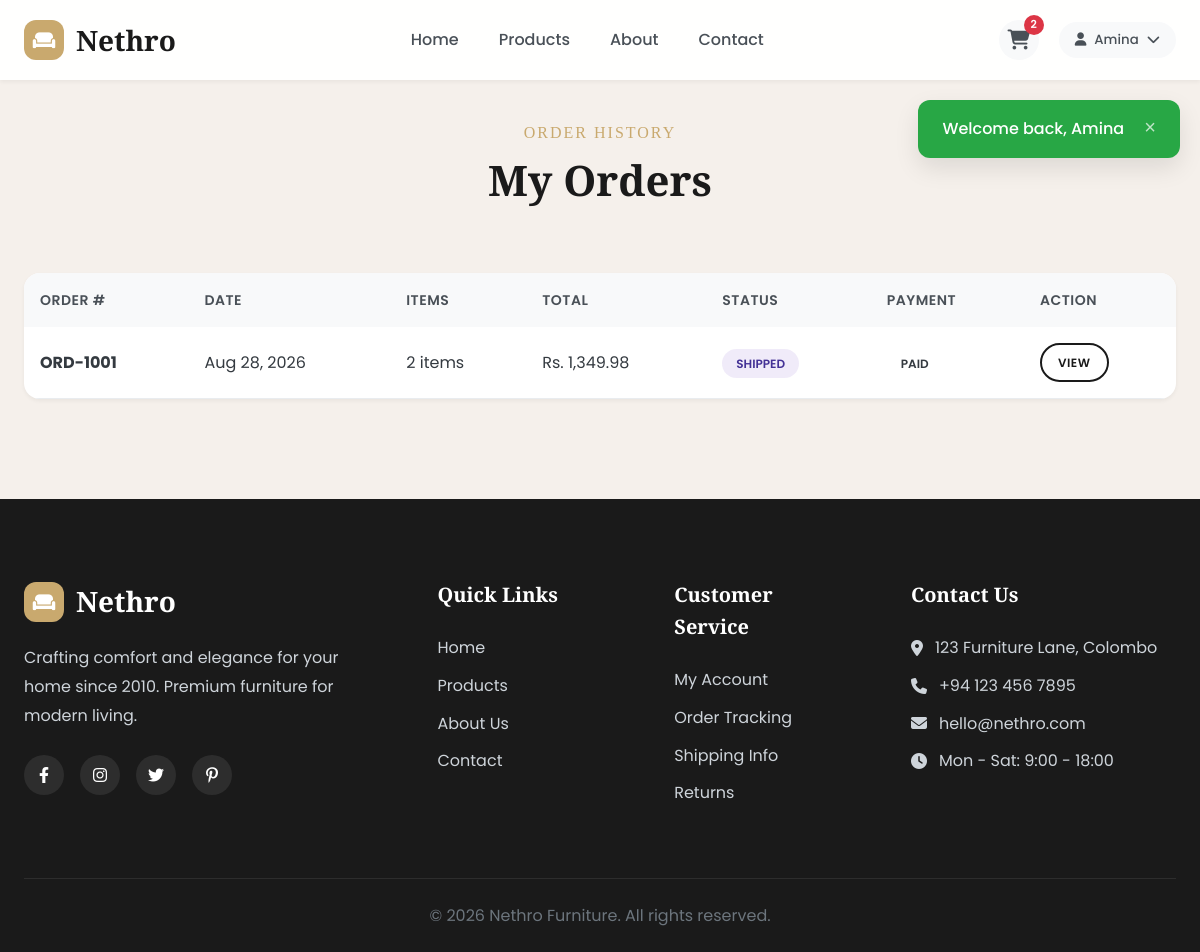
Screenshot of /orders.php (signed in) with the database file from the repository.
### tables this page shows
CREATE TABLE users (
    id INT AUTO_INCREMENT PRIMARY KEY,
    first_name VARCHAR(50) NOT NULL,
    last_name VARCHAR(50) NOT NULL,
    email VARCHAR(100) UNIQUE NOT NULL,
    password VARCHAR(255) NOT NULL,
    phone VARCHAR(20),
    address TEXT,
    city VARCHAR(50),
    created_at TIMESTAMP DEFAULT CURRENT_TIMESTAMP,
    updated_at TIMESTAMP DEFAULT CURRENT_TIMESTAMP ON UPDATE CURRENT_TIMESTAMP
);

CREATE TABLE orders (
    id INT AUTO_INCREMENT PRIMARY KEY,
    user_id INT NOT NULL,
    order_number VARCHAR(20) UNIQUE NOT NULL,
    total_amount DECIMAL(10,2) NOT NULL,
    discount_amount DECIMAL(10,2) DEFAULT 0.00,
    final_amount DECIMAL(10,2) NOT NULL,
    status ENUM('pending', 'processing', 'shipped', 'delivered', 'cancelled') DEFAULT 'pending',
    payment_status ENUM('pending', 'paid', 'partial', 'failed') DEFAULT 'pending',
    payment_method ENUM('full', 'installment') NOT NULL,
    shipping_address TEXT NOT NULL,
    shipping_city VARCHAR(50) NOT NULL,
    shipping_phone VARCHAR(20) NOT NULL,
    notes TEXT,
    created_at TIMESTAMP DEFAULT CURRENT_TIMESTAMP,
    updated_at TIMESTAMP DEFAULT CURRENT_TIMESTAMP ON UPDATE CURRENT_TIMESTAMP,
    FOREIGN KEY (user_id) REFERENCES users(id) ON DELETE CASCADE
);

### includes/db.php (called while the page is built, shortened)
<?php
$conn = new mysqli(DB_HOST, DB_USER, DB_PASS, DB_NAME);
$conn->set_charset("utf8mb4");
function executeQuery($sql, $types = "", $params = []) {
    global $conn;
    $stmt = $conn->prepare($sql);
    if ($types && !empty($params)) {
        $stmt->bind_param($types, ...$params);
    }
    if (!$stmt->execute()) {
        trigger_error('DB execute failed: ' . $stmt->error, E_USER_WARNING);
    }
    return $stmt;
}
function fetchOne($sql, $types = "", $params = []) {
    $stmt = executeQuery($sql, $types, $params);
    $result = $stmt->get_result();
    return $result->fetch_assoc();
}
function fetchAll($sql, $types = "", $params = []) {
    $stmt = executeQuery($sql, $types, $params);
    $result = $stmt->get_result();
    return $result->fetch_all(MYSQLI_ASSOC);
}
if (isset($_SESSION['user_id'])) {
    $current_user = fetchOne("SELECT * FROM users WHERE id = ?", "i", [$_SESSION['user_id']]);
}
function getCartCount() {
    $count = 0;
    if (isset($_SESSION['user_id'])) {
        $result = fetchOne("SELECT SUM(quantity) as count FROM cart WHERE user_id = ?", "i", [$_SESSION['user_id']]);
        $count = $result['count'] ?? 0;
    } elseif (isset($_SESSION['cart_session'])) {
        $result = fetchOne("SELECT SUM(quantity) as count FROM cart WHERE session_id = ?", "s", [$_SESSION['cart_session']]);
        $count = $result['count'] ?? 0;
    }
    return $count;
}
function getFlash() {
    if (isset($_SESSION['flash'])) {
        $flash = $_SESSION['flash'];
        return $flash;
    }
    return null;
}
function formatPrice($price) {
    return 'Rs. ' . number_format($price, 2);
}
?>

### orders.php (the view, shortened to what this page needs)
<?php
require_once 'includes/db.php';
$orders = fetchAll("
    SELECT o.*,
           COUNT(oi.id) as item_count,
           SUM(oi.quantity) as total_items
    FROM orders o
    LEFT JOIN order_items oi ON o.id = oi.order_id
    WHERE o.user_id = ?
    GROUP BY o.id
    ORDER BY o.created_at DESC
", "i", [$_SESSION['user_id']]);
require_once 'includes/header.php';
?>
<section class="section" style="padding-top: 40px;">
    <div class="section-header">
        <span class="section-subtitle">Order History</span>
        <h2 class="section-title">My Orders</h2>
    </div>
    <?php if (empty($orders)): ?>
    <div style="text-align: center; padding: 80px 24px; background: white; border-radius: var(--radius-lg);">
        <i class="fas fa-box-open" style="font-size: 64px; color: var(--gray-300); margin-bottom: 24px;"></i>
        <h3 style="font-family: var(--font-display); color: var(--gray-700); margin-bottom: 16px;">No Orders Yet</h3>
        <p style="color: var(--gray-600); margin-bottom: 32px;">Start shopping to see your orders here.</p>
        <a href="products.php" class="btn btn-primary btn-lg">Start Shopping</a>
    </div>
    <?php else: ?>
    <div class="data-table">
        <table>
            <thead>
                <tr>
                    <th>Order #</th>
                    <th>Date</th>
                    <th>Items</th>
                    <th>Total</th>
                    <th>Status</th>
                    <th>Payment</th>
                    <th>Action</th>
                </tr>
            </thead>
            <tbody>
                <?php foreach ($orders as $order): ?>
                <tr>
                    <td><strong><?php echo $order['order_number']; ?></strong></td>
                    <td><?php echo date('M d, Y', strtotime($order['created_at'])); ?></td>
                    <td><?php echo $order['total_items']; ?> items</td>
                    <td><?php echo formatPrice($order['final_amount']); ?></td>
                    <td><span class="status-badge status-<?php echo $order['status']; ?>"><?php echo ucfirst($order['status']); ?></span></td>
                    <td><span class="status-badge status-<?php echo $order['payment_status']; ?>"><?php echo ucfirst($order['payment_status']); ?></span></td>
                    <td><a href="order_details.php?id=<?php echo $order['id']; ?>" class="btn btn-sm btn-outline">View</a></td>
                </tr>
                <?php endforeach; ?>
            </tbody>
        </table>
    </div>
    <?php endif; ?>
</section>
<?php require_once 'includes/footer.php'; ?>

### includes/header.php (shortened to what this page needs)
<?php
require_once __DIR__ . '/db.php';
$flash = getFlash();
$script = $_SERVER['SCRIPT_NAME'] ?? '';
if (strpos($script, '/admin/') !== false) {
    $base = substr($script, 0, strpos($script, '/admin/'));
} else {
    $base = rtrim(dirname($script), '/');
}
$assetPathPrefix = ($base === '') ? '/' : $base . '/';
?>
<!DOCTYPE html>
<html lang="en">
<head>
    <link rel="stylesheet" href="<?php echo $assetPathPrefix; ?>css/style.css">
    <link rel="stylesheet" href="https://cdnjs.cloudflare.com/ajax/libs/font-awesome/6.4.0/css/all.min.css">
</head>
<body>
    <?php if ($flash): ?>
    <div class="flash-message flash-<?php echo $flash['type']; ?>">
        <?php echo $flash['message']; ?>
        <button onclick="this.parentElement.remove()" class="flash-close">&times;</button>
    </div>
    <?php endif; ?>
    <nav class="navbar">
        <div class="nav-container">
            <a href="<?php echo $assetPathPrefix; ?>index.php" class="logo">
                <span class="logo-icon"><i class="fas fa-couch"></i></span>
                <span class="logo-text">Nethro</span>
            </a>
            <ul class="nav-menu" id="navMenu">
                <li><a href="<?php echo $assetPathPrefix; ?>index.php" class="<?php echo basename($_SERVER['PHP_SELF']) == 'index.php' ? 'active' : ''; ?>">Home</a></li>
                <li><a href="<?php echo $assetPathPrefix; ?>products.php" class="<?php echo basename($_SERVER['PHP_SELF']) == 'products.php' ? 'active' : ''; ?>">Products</a></li>
                <li><a href="<?php echo $assetPathPrefix; ?>about.php">About</a></li>
                <li><a href="<?php echo $assetPathPrefix; ?>contact.php">Contact</a></li>
            </ul>
            <div class="nav-actions">
                <a href="<?php echo $assetPathPrefix; ?>cart.php" class="cart-icon">
                    <i class="fas fa-shopping-cart"></i>
                    <span class="cart-count" id="cartCount"><?php echo getCartCount(); ?></span>
                </a>
                <?php if ($current_user): ?>
                <div class="user-dropdown">
                    <button class="user-btn">
                        <i class="fas fa-user"></i>
                        <span><?php echo htmlspecialchars($current_user['first_name']); ?></span>
                        <i class="fas fa-chevron-down"></i>
                    </button>
                </div>
                <?php endif; ?>
            </div>
        </div>
    </nav>
    <div class="nav-spacer"></div>

### rows the page displays
users: first_name "Amina"
orders: order_number "ORD-1001", created_at "Aug 28, 2026", total_items "2", final_amount "Rs. 1,349.98", status "SHIPPED", payment_status "PAID"

### other values shown
$flash['message'] "Welcome back, Amina"
getCartCount() "2"
